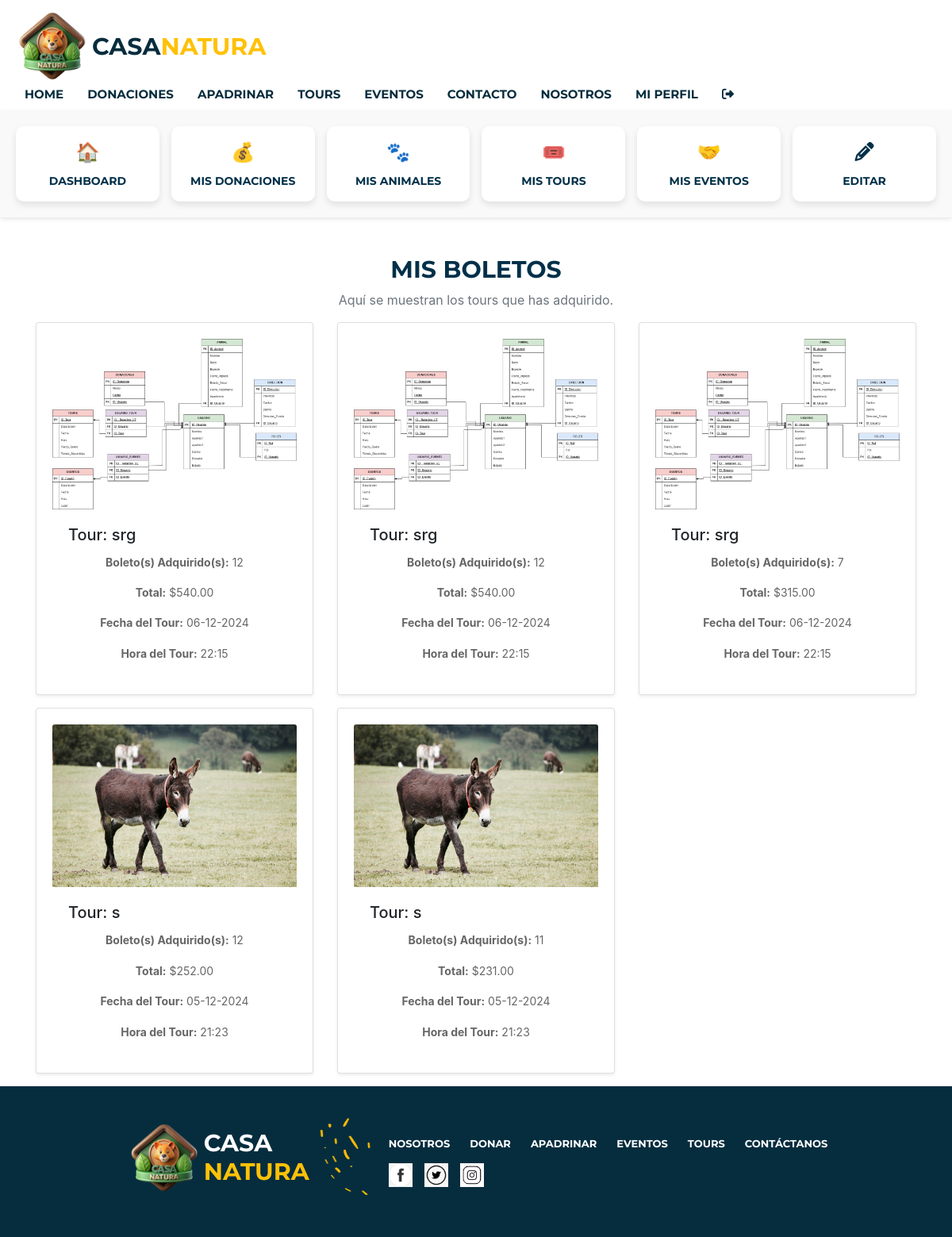
/misboletos.php (signed in), run on an earlier commit of the app's database.
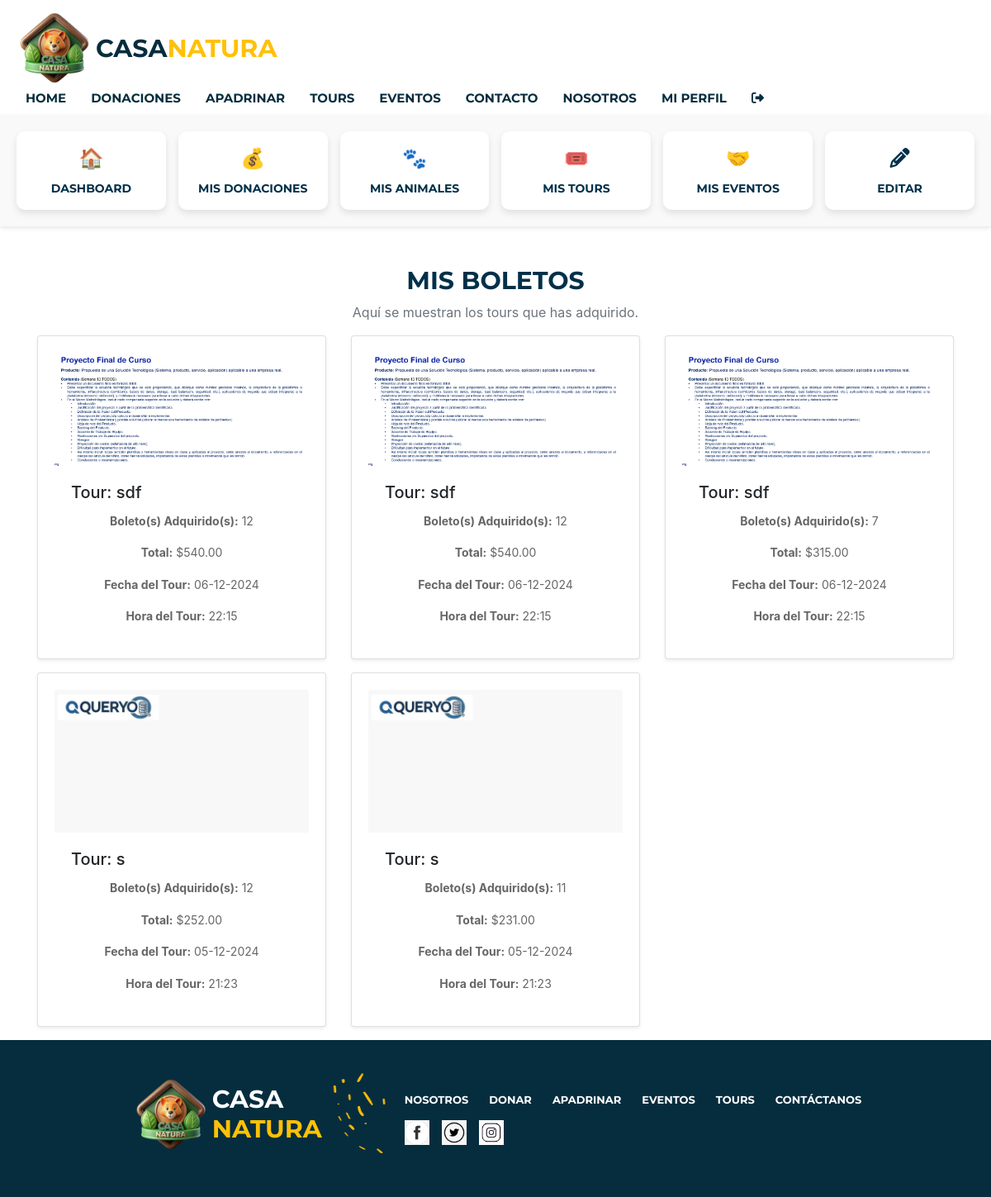
And on a later commit of the database.
### tables this page shows
CREATE TABLE `usuario_tour` (
  `ID_Relacion_UT` int(10) NOT NULL,
  `ID_Usuario` int(10) NOT NULL,
  `ID_Tour` int(10) NOT NULL,
  `MetodoPago` varchar(50) DEFAULT NULL,
  `BoletosAdquridos` int(11) DEFAULT NULL,
  `Total` decimal(10,0) DEFAULT NULL
);

CREATE TABLE `tours` (
  `ID_Tour` int(10) NOT NULL,
  `Nombre` varchar(255) NOT NULL,
  `Descripcion` text NOT NULL,
  `Fecha` date NOT NULL,
  `Hora` time(6) NOT NULL,
  `Precio_Boleto` decimal(10,2) NOT NULL,
  `Tickets_Disponibles` int(10) NOT NULL,
  `TicketsVendidos` int(11) NOT NULL,
  `Imagen` varchar(255) NOT NULL,
  `Estado` tinyint(1) DEFAULT NULL
);

### misboletos.php (the view, shortened to what this page needs)
<?php
include("actions/conexion.php");
$usuario_id = $_SESSION['usuario_id'];
$query = "
    SELECT
        ut.ID_Relacion_UT,
        t.Nombre,
        ut.BoletosAdquridos,
        ut.Total,
        t.Fecha,
        t.Hora,
        t.Imagen
    FROM usuario_tour ut
    INNER JOIN tours t ON ut.ID_Tour = t.ID_Tour
    WHERE ut.ID_Usuario = ?
";
$stmt = $conn->prepare($query);
$stmt->bind_param("i", $usuario_id);
$stmt->execute();
$result = $stmt->get_result();
?>
<!DOCTYPE html>
<html lang="es">
<head>
    <link rel="stylesheet" href="https://cdnjs.cloudflare.com/ajax/libs/font-awesome/6.7.1/css/all.min.css" />
    <link rel="stylesheet" href="./css/style.css" >
    <link rel="stylesheet" href="https://cdn.jsdelivr.net/npm/bootstrap@4.3.1/dist/css/bootstrap.min.css">
</head>
<body>
    <nav>
    <?php
    include('fragmentos.php');
    echo $navbar;
    ?>
    </nav>
    <main>
    <?php
    include('fragmentos.php');
    echo $opciones;
    ?>
        <div class="container mt-4">
            <h1 class="perfil-title-donaciones text-center mt-5">MIS BOLETOS</h1>
            <p class="text-center text-muted">Aquí se muestran los tours que has adquirido.</p>
            <div class="row">
                <?php if ($result->num_rows > 0): ?>
                    <?php while ($boleto = $result->fetch_assoc()): ?>
                        <div class="col-md-4">
                            <div class="card mb-3 shadow-sm">
                                <img src="imagenes/<?php echo $boleto['Imagen']; ?>" class="card-img-top" alt="Imagen del Tour">
                                <div class="card-body">
                                    <h5 class="card-title">Tour: <?php echo $boleto['Nombre']; ?></h5>
                                    <p class="card-text"><strong>Boleto(s) Adquirido(s):</strong> <?php echo $boleto['BoletosAdquridos']; ?></p>
                                    <p class="card-text"><strong>Total:</strong> $<?php echo number_format($boleto['Total'], 2); ?></p>
                                    <p class="card-text"><strong>Fecha del Tour:</strong> <?php echo date("d-m-Y", strtotime($boleto['Fecha'])); ?></p>
                                    <p class="card-text"><strong>Hora del Tour:</strong> <?php echo date("H:i", strtotime($boleto['Hora'])); ?></p>
                                </div>
                            </div>
                        </div>
                    <?php endwhile; ?>
                <?php else: ?>
                    <div class="alert alert-info" role="alert">
                        No tienes boletos adquiridos aún. ¡Explora nuestros tours y adquiere el tuyo!
                    </div>
                <?php endif; ?>
            </div>
        </div>
    </main>
    <?php include('fragmentos.php'); echo $footer; ?>
</body>
</html>

What changed in the data, as far as the page shows it:
changed through a linked row, usuario_tour (number 1 of 5 on the later page): ID_Tour.Imagen: a different picture; ID_Tour.Nombre "srg" → "sdf"
changed through a linked row, usuario_tour (number 2 of 5 on the later page): ID_Tour.Imagen: a different picture; ID_Tour.Nombre "srg" → "sdf"
changed through a linked row, usuario_tour (number 3 of 5 on the later page): ID_Tour.Imagen: a different picture; ID_Tour.Nombre "srg" → "sdf"
changed through a linked row, usuario_tour (number 4 of 5 on the later page): ID_Tour.Imagen: a different picture
changed through a linked row, usuario_tour (number 5 of 5 on the later page): ID_Tour.Imagen: a different picture
